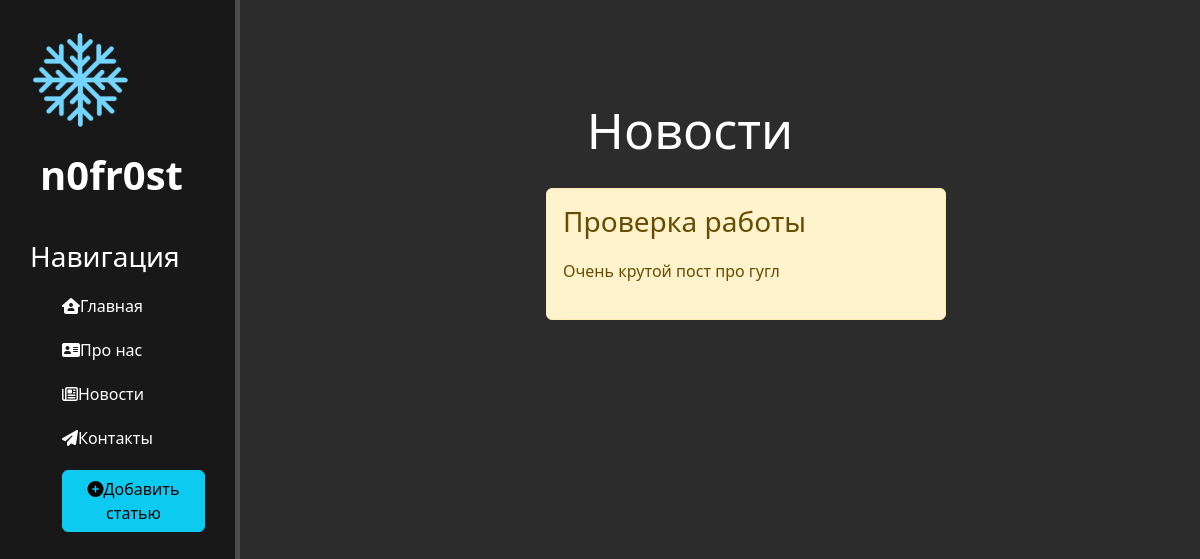
Before: /news/ with the older database file.
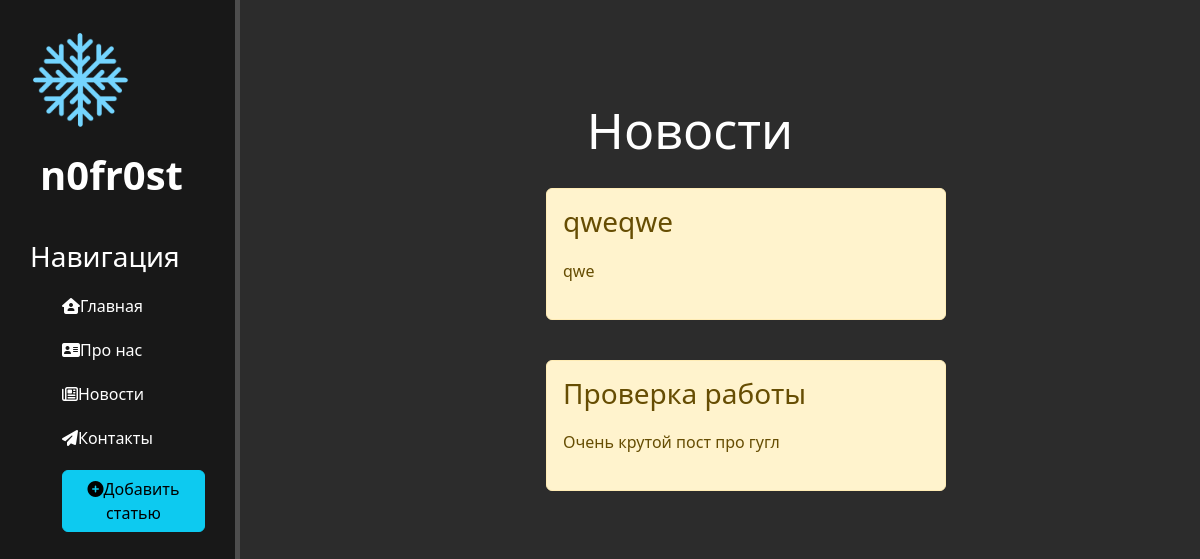
After: the same page with the newer database file.
### news/models.py (models this page shows, shortened)
class Articles(models.Model):
    title = models.CharField('Название', max_length=50)
    anounce = models.CharField('Анонс', max_length=250)
    full_text = models.TextField('Статья')
    date = models.DateTimeField('Дата публикации')
    class Meta:
        verbose_name = 'Новость'
        verbose_name_plural = 'Новости'

### news/views.py (the view)
# urls.py: path('', views.news_home, name='news_home'),
def news_home(request):
    news = Articles.objects.order_by('-date')
    return render(request, 'news/news_home.html', {'news': news})

### news/templates/news/news_home.html (shortened to what this page needs)
{% extends 'main/layout.html'%}
{% block content %}
    <div class="features">
        <h1>Новости</h1>
        {% if news %}
            {% for el in news %}
                <div class="alert alert-warning">
                    <h3>{{ el.title }}</h3>
                    <p>{{ el.anounce }}</p>
                </div>
            {% endfor %}
        {% else %}
            <p>У вас нет записей</p>
        {% endif%}
    </div>
{% endblock %}

Changed rows visible on the page:
added Articles: title "qweqwe", anounce "qwe"
